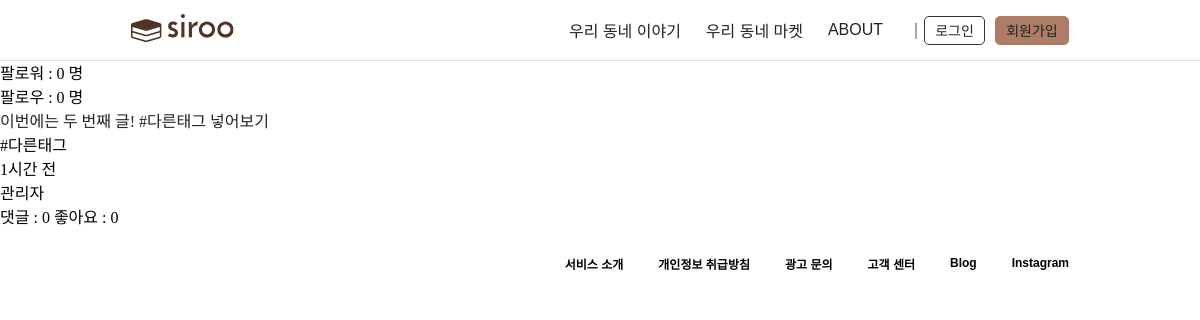
Screenshot of /posts/3/profile_page/ with the database file from the repository.
### posts/models.py (models this page shows, shortened)
class Post(models.Model):
    user = models.ForeignKey("accounts.User", on_delete=models.CASCADE, null=True)
    body = models.TextField()
    created_at = models.DateTimeField(auto_now=False, auto_now_add=True)
    taginpost = models.ManyToManyField("Tag", related_name='taged_post', blank=True)
    liked_users = models.ManyToManyField("accounts.User", related_name='liked_posts', blank=True)
    @property
    def daycount(self):
        past = self.created_at
        now = timezone.now()
        sec = now - past
        countminutes = int((sec).total_seconds()/60)
        counttimes = int((sec).total_seconds()/3600)
        countdays = int((sec).total_seconds()/3600/24)
        countmonths = int((sec).total_seconds()/3600/24/744)
        countyears = int((sec).total_seconds()/3600/24/365)
        a = str(past)[0:10]
        b = str(now)[0:10]
        c = str(past)[11:13]
        d = str(now)[11:13]
        if a == b:
            if c == d:
                return str(countminutes) + "분 전"
            else:
                return str(counttimes) + "시간 전"
        elif countdays < 24:
            return "1일 전"
        elif countdays < 744:
            return str(countdays) + "일 전"
        elif countdays < 8760:
            return str(countmonths) + "달 전"
        else:
            return str(countyears) + "년 전"

class Tag(models.Model):
    tag = models.CharField(max_length=15)
    def __str__(self):
        return f'{self.tag}'

### accounts/models.py (models this page shows)
class User(AbstractBaseUser, PermissionsMixin):
    CHOICE_GENDER = (
        ('man', '남성'),
        ('woman', '여성'),
        ('human', '선택하지 않음')
    )
    email = models.EmailField(max_length=255, unique=True)
    name = models.CharField(max_length=255)
    is_active = models.BooleanField(default=True)
    is_staff = models.BooleanField(default=False)
    nickname = models.CharField(max_length=20, null=True)
    gender = models.CharField(max_length=10, choices=CHOICE_GENDER)
    objects = UserManager()
    USERNAME_FIELD = 'email'

### posts/views.py (the view)
# urls.py: path('<int:user_id>/profile_page/', views.profile_page, name='profile_page'),
def profile_page(request, user_id):
    profile_user = user_id
    my_posts = list(Post.objects.filter(user = profile_user))
    user = User.objects.get(id=profile_user)
    try:
        User_profile.objects.get(user = profile_user)
        profile = User_profile.objects.get(user = profile_user)
    except User_profile.DoesNotExist:
        profile = None
    try:
        count_follower = user.follower.all().count()
    except User.DoesNotExist:
        count_follower = 0
    if profile == None:
        count_follow = 0
    else:
        try:
            count_follow = profile.follow.all().count()
        except User_profile.DoesNotExist:
            count_follow = 0
    context = {
            'my_posts' : my_posts,
            'count_follow' : count_follow,
            'count_follower' : count_follower,
        }
    return render(request, 'accounts/my_page.html', context)

### accounts/templates/accounts/my_page.html
{% extends "base.html" %}
{% load static %}
{% block style %}
<link rel="stylesheet" href="{% static 'posts/detail/style.css' %}">
{% endblock %}
{% block content %}
    <div class="followers">
        팔로워 : {{ count_follower }} 명
    </div>
    <div class="followers">
        팔로우 : {{ count_follow }} 명
    </div>
    <div class="index_feed">
        {% if my_posts %}
        {% for my_post in my_posts %}
        <div class="wrap_feed">
            <div class="feed_card">
                <div class="feed_card_body">
                    <a href="{% url 'posts:detail' my_post.id %}">
                        {{ my_post.body }}
                    </a>
                </div>
                <div class="feed_card_tag">
                    <div class="tags">
                    {% if my_post.taginpost.all %}
                        {% for tag in my_post.taginpost.all %}
                            <div class="tag">
                                #{{ tag }}
                            </div>
                        {% endfor %}
                        {% endif %}
                    </div>
                    <div class="feed_card_created_at">
                        <div>
                            {{ my_post.daycount }}
                        </div>
                    </div>
                </div>
            </div>
            <div class="feed_card_info">
                <div class="feed_card_author">
                    {{ my_post.user.nickname }}
                </div>
                <div class="feed_card_liked">
                    댓글 : {{ my_post.comment_set.all.count }}
                    좋아요 : {{ my_post.liked_users.count }}
                </div>
            </div>
        </div>
        {% endfor %}
        {% endif %}
    </div>
{% endblock %}

### rows the page displays
Post: body "이번에는 두 번째 글! #다른태그 넣어보기", daycount "1시간 전", user.nickname "관리자", comment_set.all.count "0", liked_users.count "0"
Tag: tag "다른태그"

### other values shown
{{ count_follower }} "0"
{{ count_follow }} "0"
